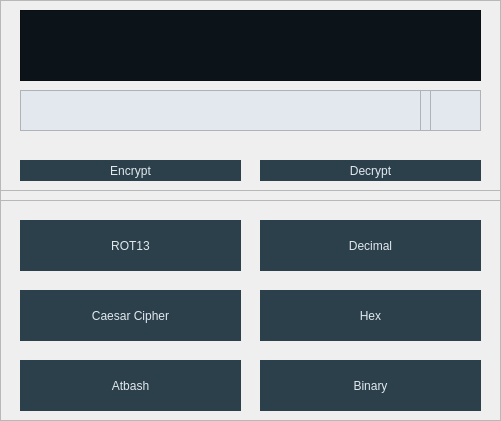
   <widget class="QFrame" name="textEncryptionFrame">
    <property name="geometry">
     <rect>
      <x>190</x>
      <y>30</y>
      <width>501</width>
      <height>421</height>
     </rect>
    </property>
    <property name="styleSheet">
     <string notr="true"/>
    </property>
    <property name="frameShape">
     <enum>QFrame::StyledPanel</enum>
    </property>
    <property name="frameShadow">
     <enum>QFrame::Raised</enum>
    </property>
    <widget class="QPushButton" name="textEncryption_rot13_button">
     <property name="geometry">
      <rect>
       <x>20</x>
       <y>220</y>
       <width>221</width>
       <height>51</height>
      </rect>
     </property>
     <property name="styleSheet">
      <string notr="true">#textEncryption_rot13_button{
	font: 10pt &quot;MS Sans-Serif&quot;;
	color: #E2E8ED;
	background-color:#2C404C;
	border:none;
}
#textEncryption_rot13_button:hover{
	background-color:#889AA5;
	color:#0C1419;
}</string>
     </property>
     <property name="text">
      <string>ROT13</string>
     </property>
    </widget>
    <widget class="QPushButton" name="textEncryption_octal_button">
     <property name="geometry">
      <rect>
       <x>260</x>
       <y>220</y>
       <width>221</width>
       <height>51</height>
      </rect>
     </property>
     <property name="styleSheet">
      <string notr="true">#textEncryption_octal_button{
	font: 10pt &quot;MS Sans-Serif&quot;;
	color: #E2E8ED;
	background-color:#2C404C;
	border:none;
}
#textEncryption_octal_button:hover{
	background-color:#889AA5;
	color:#0C1419;
}</string>
     </property>
     <property name="text">
      <string>Decimal</string>
     </property>
    </widget>
    <widget class="QPushButton" name="textEncryption_hex_button">
     <property name="geometry">
      <rect>
       <x>260</x>
       <y>290</y>
       <width>221</width>
       <height>51</height>
      </rect>
     </property>
     <property name="styleSheet">
      <string notr="true">#textEncryption_hex_button{
	font: 10pt &quot;MS Sans-Serif&quot;;
	color: #E2E8ED;
	background-color:#2C404C;
	border:none;
}
#textEncryption_hex_button:hover{
	background-color:#889AA5;
	color:#0C1419;
}</string>
     </property>
     <property name="text">
      <string>Hex</string>
     </property>
    </widget>
    <widget class="QPushButton" name="textEncryption_binary_button">
     <property name="geometry">
      <rect>
       <x>260</x>
       <y>360</y>
       <width>221</width>
       <height>51</height>
      </rect>
     </property>
     <property name="styleSheet">
      <string notr="true">#textEncryption_binary_button{
	font: 10pt &quot;MS Sans-Serif&quot;;
	color: #E2E8ED;
	background-color:#2C404C;
	border:none;
}
#textEncryption_binary_button:hover{
	background-color:#889AA5;
	color:#0C1419;
}</string>
     </property>
     <property name="text">
      <string>Binary</string>
     </property>
    </widget>
    <widget class="QPushButton" name="textEncryption_caesarCipher_button">
     <property name="geometry">
      <rect>
       <x>20</x>
       <y>290</y>
       <width>221</width>
       <height>51</height>
      </rect>
     </property>
     <property name="styleSheet">
      <string notr="true">#textEncryption_caesarCipher_button{
	font: 10pt &quot;MS Sans-Serif&quot;;
	color: #E2E8ED;
	background-color:#2C404C;
	border:none;
}
#textEncryption_caesarCipher_button:hover{
	background-color:#889AA5;
	color:#0C1419;
}</string>
     </property>
     <property name="text">
      <string>Caesar Cipher</string>
     </property>
    </widget>
    <widget class="QPushButton" name="textEncryption_atbash_button">
     <property name="geometry">
      <rect>
       <x>20</x>
       <y>360</y>
       <width>221</width>
       <height>51</height>
      </rect>
     </property>
     <property name="styleSheet">
      <string notr="true">#textEncryption_atbash_button{
	font: 10pt &quot;MS Sans-Serif&quot;;
	color: #E2E8ED;
	background-color:#2C404C;
	border:none;
}
#textEncryption_atbash_button:hover{
	background-color:#889AA5;
	color:#0C1419;
}</string>
     </property>
     <property name="text">
      <string>Atbash</string>
     </property>
    </widget>
    <widget class="QFrame" name="textEncryptionROT13_frame">
     <property name="geometry">
      <rect>
       <x>0</x>
       <y>0</y>
       <width>501</width>
       <height>191</height>
      </rect>
     </property>
     <property name="frameShape">
      <enum>QFrame::StyledPanel</enum>
     </property>
     <property name="frameShadow">
      <enum>QFrame::Raised</enum>
     </property>
     <widget class="QPushButton" name="textEncryption_encryptROT13_button">
      <property name="geometry">
       <rect>
        <x>20</x>
        <y>160</y>
        <width>221</width>
        <height>21</height>
       </rect>
      </property>
      <property name="styleSheet">
       <string notr="true">#textEncryption_encryptROT13_button{
	font: 10pt &quot;MS Sans-Serif&quot;;
	color: #E2E8ED;
	background-color:#2C404C;
	border:none;
}
#textEncryption_encryptROT13_button:hover{
	background-color:#889AA5;
	color:#0C1419;
}</string>
      </property>
      <property name="text">
       <string>Encrypt</string>
      </property>
     </widget>
     <widget class="QPushButton" name="textEncryption_decryptROT13_button">
      <property name="geometry">
       <rect>
        <x>260</x>
        <y>160</y>
        <width>221</width>
        <height>21</height>
       </rect>
      </property>
      <property name="styleSheet">
       <string notr="true">#textEncryption_decryptROT13_button{
	font: 10pt &quot;MS Sans-Serif&quot;;
	color: #E2E8ED;
	background-color:#2C404C;
	border:none;
}
#textEncryption_decryptROT13_button:hover{
	background-color:#889AA5;
	color:#0C1419;
}</string>
      </property>
      <property name="text">
       <string>Decrypt</string>
      </property>
     </widget>
     <widget class="QTextBrowser" name="textEncryption_ROT13Out_field">
      <property name="geometry">
       <rect>
        <x>20</x>
        <y>10</y>
        <width>461</width>
        <height>71</height>
       </rect>
      </property>
      <property name="styleSheet">
       <string notr="true">color:#D8E0E5;
background-color:#0C1419;</string>
      </property>
     </widget>
     <widget class="QTextEdit" name="textEncryption_ROT13In_textEdit">
      <property name="geometry">
       <rect>
        <x>20</x>
        <y>90</y>
        <width>461</width>
        <height>41</height>
       </rect>
      </property>
      <property name="styleSheet">
       <string notr="true">font: 10pt &quot;MS Sans-Serif&quot;;
background-color:#E2E8ED;
color:#05090C;</string>
      </property>
     </widget>
    </widget>
    <widget class="QFrame" name="textEncryptionCaesarCipher_frame">
     <property name="geometry">
      <rect>
       <x>0</x>
       <y>0</y>
       <width>501</width>
       <height>201</height>
      </rect>
     </property>
     <property name="frameShape">
      <enum>QFrame::StyledPanel</enum>
     </property>
     <property name="frameShadow">
      <enum>QFrame::Raised</enum>
     </property>
     <widget class="QPushButton" name="textEncryption_encryptCaesarCipher_button">
      <property name="geometry">
       <rect>
        <x>20</x>
        <y>160</y>
        <width>221</width>
        <height>21</height>
       </rect>
      </property>
      <property name="styleSheet">
       <string notr="true">#textEncryption_encryptCaesarCipher_button{
	font: 10pt &quot;MS Sans-Serif&quot;;
	color: #E2E8ED;
	background-color:#2C404C;
	border:none;
}
#textEncryption_encryptCaesarCipher_button:hover{
	background-color:#889AA5;
	color:#0C1419;
}</string>
      </property>
      <property name="text">
       <string>Encrypt</string>
      </property>
     </widget>
     <widget class="QPushButton" name="textEncryption_decryptCaesarCipher_button">
      <property name="geometry">
       <rect>
        <x>260</x>
        <y>160</y>
        <width>221</width>
        <height>21</height>
       </rect>
      </property>
      <property name="styleSheet">
       <string notr="true">#textEncryption_decryptCaesarCipher_button{
	font: 10pt &quot;MS Sans-Serif&quot;;
	color: #E2E8ED;
	background-color:#2C404C;
	border:none;
}
#textEncryption_decryptCaesarCipher_button:hover{
	background-color:#889AA5;
	color:#0C1419;
}</string>
      </property>
      <property name="text">
       <string>Decrypt</string>
      </property>
     </widget>
     <widget class="QTextBrowser" name="textEncryption_caesarCipherOut_field">
      <property name="geometry">
       <rect>
        <x>20</x>
        <y>10</y>
        <width>461</width>
        <height>71</height>
       </rect>
      </property>
      <property name="styleSheet">
       <string notr="true">color:#D8E0E5;
background-color:#0C1419;</string>
      </property>
     </widget>
     <widget class="QTextEdit" name="textEncryption_caesarCipherIn_textEdit">
      <property name="geometry">
       <rect>
        <x>20</x>
        <y>90</y>
        <width>401</width>
        <height>41</height>
       </rect>
      </property>
      <property name="styleSheet">
       <string notr="true">font: 10pt &quot;MS Sans-Serif&quot;;
background-color:#E2E8ED;
color:#05090C;</string>
      </property>
     </widget>
     <widget class="QTextEdit" name="textEncryption_caesarCipherKeyIn_textEdit">
      <property name="geometry">
       <rect>
        <x>430</x>
        <y>90</y>
        <width>51</width>
        <height>41</height>
       </rect>
      </property>
      <property name="styleSheet">
       <string notr="true">font: 10pt &quot;MS Sans-Serif&quot;;
background-color:#E2E8ED;
color:#05090C;</string>
      </property>
     </widget>
    </widget>
    <widget class="QFrame" name="textEncryption_atbash_frame">
     <property name="geometry">
      <rect>
       <x>0</x>
       <y>0</y>
       <width>501</width>
       <height>201</height>
      </rect>
     </property>
     <property name="frameShape">
      <enum>QFrame::StyledPanel</enum>
     </property>
     <property name="frameShadow">
      <enum>QFrame::Raised</enum>
     </property>
     <widget class="QPushButton" name="textEncryption_encryptAtbash_button">
      <property name="geometry">
       <rect>
        <x>20</x>
        <y>160</y>
        <width>221</width>
        <height>21</height>
       </rect>
      </property>
      <property name="styleSheet">
       <string notr="true">#textEncryption_encryptAtbash_button{
	font: 10pt &quot;MS Sans-Serif&quot;;
	color: #E2E8ED;
	background-color:#2C404C;
	border:none;
}
#textEncryption_encryptAtbash_button:hover{
	background-color:#889AA5;
	color:#0C1419;
}</string>
      </property>
      <property name="text">
       <string>Encrypt</string>
      </property>
     </widget>
     <widget class="QPushButton" name="textEncryption_decryptAtbash_button">
      <property name="geometry">
       <rect>
        <x>260</x>
        <y>160</y>
        <width>221</width>
        <height>21</height>
       </rect>
      </property>
      <property name="styleSheet">
       <string notr="true">#textEncryption_decryptAtbash_button{
	font: 10pt &quot;MS Sans-Serif&quot;;
	color: #E2E8ED;
	background-color:#2C404C;
	border:none;
}
#textEncryption_decryptAtbash_button:hover{
	background-color:#889AA5;
	color:#0C1419;
}</string>
      </property>
      <property name="text">
       <string>Decrypt</string>
      </property>
     </widget>
     <widget class="QTextBrowser" name="textEncryption_atbashOut_field">
      <property name="geometry">
       <rect>
        <x>20</x>
        <y>10</y>
        <width>461</width>
        <height>71</height>
       </rect>
      </property>
      <property name="styleSheet">
       <string notr="true">color:#D8E0E5;
background-color:#0C1419;</string>
      </property>
     </widget>
     <widget class="QTextEdit" name="textEncryption_atbashIn_textEdit">
      <property name="geometry">
       <rect>
        <x>20</x>
        <y>90</y>
        <width>461</width>
        <height>41</height>
       </rect>
      </property>
      <property name="styleSheet">
       <string notr="true">font: 10pt &quot;MS Sans-Serif&quot;;
background-color:#E2E8ED;
color:#05090C;</string>
      </property>
     </widget>
    </widget>
    <widget class="QFrame" name="textEncryption_octal_frame">
     <property name="geometry">
      <rect>
       <x>0</x>
       <y>0</y>
       <width>501</width>
       <height>201</height>
      </rect>
     </property>
     <property name="frameShape">
      <enum>QFrame::StyledPanel</enum>
     </property>
     <property name="frameShadow">
      <enum>QFrame::Raised</enum>
     </property>
     <widget class="QPushButton" name="textEncryption_encryptOctal_button">
      <property name="geometry">
       <rect>
        <x>20</x>
        <y>160</y>
        <width>221</width>
        <height>21</height>
       </rect>
      </property>
      <property name="styleSheet">
       <string notr="true">#textEncryption_encryptOctal_button{
	font: 10pt &quot;MS Sans-Serif&quot;;
	color: #E2E8ED;
	background-color:#2C404C;
	border:none;
}
#textEncryption_encryptOctal_button:hover{
	background-color:#889AA5;
	color:#0C1419;
}</string>
      </property>
      <property name="text">
       <string>Encrypt</string>
      </property>
     </widget>
     <widget class="QPushButton" name="textEncryption_decryptOctal_button">
      <property name="geometry">
       <rect>
        <x>260</x>
        <y>160</y>
        <width>221</width>
        <height>21</height>
       </rect>
      </property>
      <property name="styleSheet">
       <string notr="true">#textEncryption_decryptOctal_button{
	font: 10pt &quot;MS Sans-Serif&quot;;
	color: #E2E8ED;
	background-color:#2C404C;
	border:none;
}
#textEncryption_decryptOctal_button:hover{
	background-color:#889AA5;
	color:#0C1419;
}</string>
      </property>
      <property name="text">
       <string>Decrypt</string>
      </property>
     </widget>
     <widget class="QTextBrowser" name="textEncryption_octalOut_field">
      <property name="geometry">
       <rect>
        <x>20</x>
        <y>10</y>
        <width>461</width>
        <height>71</height>
       </rect>
      </property>
      <property name="styleSheet">
       <string notr="true">color:#D8E0E5;
background-color:#0C1419;</string>
      </property>
     </widget>
     <widget class="QTextEdit" name="textEncryption_octalIn_textEdit">
      <property name="geometry">
       <rect>
        <x>20</x>
        <y>90</y>
        <width>461</width>
        <height>41</height>
       </rect>
      </property>
      <property name="styleSheet">
       <string notr="true">font: 10pt &quot;MS Sans-Serif&quot;;
background-color:#E2E8ED;
color:#05090C;</string>
      </property>
     </widget>
    </widget>
    <widget class="QFrame" name="textEncryption_hex_frame">
     <property name="geometry">
      <rect>
       <x>0</x>
       <y>0</y>
       <width>501</width>
       <height>201</height>
      </rect>
     </property>
     <property name="frameShape">
      <enum>QFrame::StyledPanel</enum>
     </property>
     <property name="frameShadow">
      <enum>QFrame::Raised</enum>
     </property>
     <widget class="QPushButton" name="textEncryption_encryptHex_button">
      <property name="geometry">
       <rect>
        <x>20</x>
        <y>160</y>
        <width>221</width>
        <height>21</height>
       </rect>
      </property>
      <property name="styleSheet">
       <string notr="true">#textEncryption_encryptHex_button{
	font: 10pt &quot;MS Sans-Serif&quot;;
	color: #E2E8ED;
	background-color:#2C404C;
	border:none;
}
#textEncryption_encryptHex_button:hover{
	background-color:#889AA5;
	color:#0C1419;
}</string>
      </property>
      <property name="text">
       <string>Encrypt</string>
      </property>
     </widget>
     <widget class="QPushButton" name="textEncryption_decryptHex_button">
      <property name="geometry">
       <rect>
        <x>260</x>
        <y>160</y>
        <width>221</width>
        <height>21</height>
       </rect>
      </property>
      <property name="styleSheet">
       <string notr="true">#textEncryption_decryptHex_button{
	font: 10pt &quot;MS Sans-Serif&quot;;
	color: #E2E8ED;
	background-color:#2C404C;
	border:none;
}
#textEncryption_decryptHex_button:hover{
	background-color:#889AA5;
	color:#0C1419;
}</string>
      </property>
      <property name="text">
       <string>Decrypt</string>
      </property>
     </widget>
     <widget class="QTextBrowser" name="textEncryption_hexOut_field">
      <property name="geometry">
       <rect>
        <x>20</x>
        <y>10</y>
        <width>461</width>
        <height>71</height>
       </rect>
      </property>
      <property name="styleSheet">
       <string notr="true">color:#D8E0E5;
background-color:#0C1419;</string>
      </property>
     </widget>
     <widget class="QTextEdit" name="textEncryption_hexIn_textEdit">
      <property name="geometry">
       <rect>
        <x>20</x>
        <y>90</y>
        <width>461</width>
        <height>41</height>
       </rect>
      </property>
      <property name="styleSheet">
       <string notr="true">font: 10pt &quot;MS Sans-Serif&quot;;
background-color:#E2E8ED;
color:#05090C;</string>
      </property>
     </widget>
    </widget>
    <widget class="QFrame" name="textEncryption_binary_frame">
     <property name="geometry">
      <rect>
       <x>0</x>
       <y>0</y>
       <width>501</width>
       <height>201</height>
      </rect>
     </property>
     <property name="frameShape">
      <enum>QFrame::StyledPanel</enum>
     </property>
     <property name="frameShadow">
      <enum>QFrame::Raised</enum>
     </property>
     <widget class="QPushButton" name="textEncryption_encryptBinary_button">
      <property name="geometry">
       <rect>
        <x>20</x>
        <y>160</y>
        <width>221</width>
        <height>21</height>
       </rect>
      </property>
      <property name="styleSheet">
       <string notr="true">#textEncryption_encryptBinary_button{
	font: 10pt &quot;MS Sans-Serif&quot;;
	color: #E2E8ED;
	background-color:#2C404C;
	border:none;
}
#textEncryption_encryptBinary_button:hover{
	background-color:#889AA5;
	color:#0C1419;
}</string>
      </property>
      <property name="text">
       <string>Encrypt</string>
      </property>
     </widget>
     <widget class="QPushButton" name="textEncryption_decryptBinary_button">
      <property name="geometry">
       <rect>
        <x>260</x>
        <y>160</y>
        <width>221</width>
        <height>21</height>
       </rect>
      </property>
      <property name="styleSheet">
       <string notr="true">#textEncryption_decryptBinary_button{
	font: 10pt &quot;MS Sans-Serif&quot;;
	color: #E2E8ED;
	background-color:#2C404C;
	border:none;
}
#textEncryption_decryptBinary_button:hover{
	background-color:#889AA5;
	color:#0C1419;
}</string>
      </property>
      <property name="text">
       <string>Decrypt</string>
      </property>
     </widget>
     <widget class="QTextBrowser" name="textEncryption_binaryOut_field">
      <property name="geometry">
       <rect>
        <x>20</x>
        <y>10</y>
        <width>461</width>
        <height>71</height>
       </rect>
      </property>
      <property name="styleSheet">
       <string notr="true">color:#D8E0E5;
background-color:#0C1419;</string>
      </property>
     </widget>
     <widget class="QTextEdit" name="textEncryption_binaryIn_textEdit">
      <property name="geometry">
       <rect>
        <x>20</x>
        <y>90</y>
        <width>461</width>
        <height>41</height>
       </rect>
      </property>
      <property name="styleSheet">
       <string notr="true">font: 10pt &quot;MS Sans-Serif&quot;;
background-color:#E2E8ED;
color:#05090C;</string>
      </property>
     </widget>
    </widget>
    <zorder>textEncryption_rot13_button</zorder>
    <zorder>textEncryption_octal_button</zorder>
    <zorder>textEncryption_hex_button</zorder>
    <zorder>textEncryption_binary_button</zorder>
    <zorder>textEncryption_caesarCipher_button</zorder>
    <zorder>textEncryption_atbash_button</zorder>
    <zorder>textEncryptionROT13_frame</zorder>
    <zorder>textEncryption_atbash_frame</zorder>
    <zorder>textEncryption_binary_frame</zorder>
    <zorder>textEncryption_hex_frame</zorder>
    <zorder>textEncryption_octal_frame</zorder>
    <zorder>textEncryptionCaesarCipher_frame</zorder>
   </widget>
